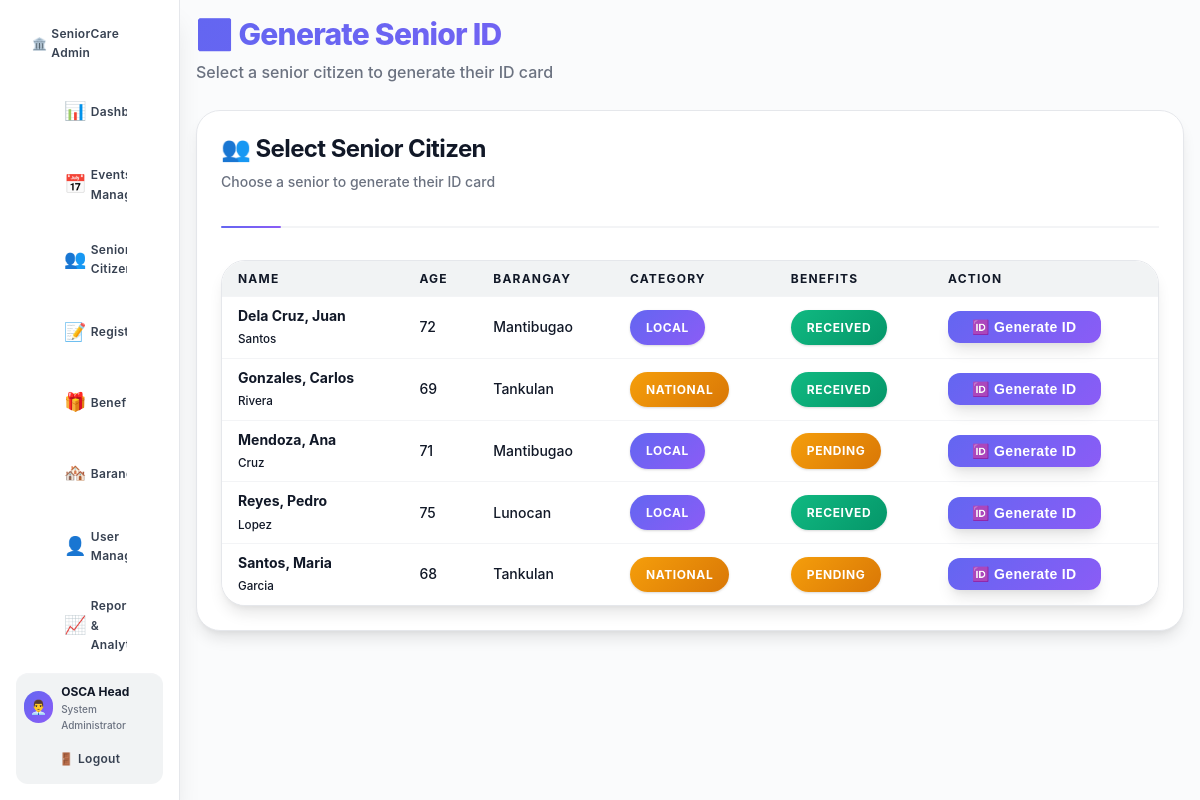
Page /public/admin/senior_id.php (signed in) on the committed database.
### tables this page shows
CREATE TABLE `seniors` (
  `id` int(11) NOT NULL AUTO_INCREMENT,
  `first_name` varchar(100) NOT NULL,
  `middle_name` varchar(100) DEFAULT NULL,
  `last_name` varchar(100) NOT NULL,
  `age` int(11) NOT NULL,
  `date_of_birth` date DEFAULT NULL,
  `sex` enum('male','female','lgbtq') DEFAULT NULL,
  `place_of_birth` varchar(150) DEFAULT NULL,
  `civil_status` enum('single','married','widowed','divorced','separated') DEFAULT NULL,
  `educational_attainment` enum('no_formal_education','elementary','high_school','vocational','college','graduate','post_graduate') DEFAULT NULL,
  `occupation` varchar(150) DEFAULT NULL,
  `annual_income` decimal(12,2) DEFAULT NULL,
  `other_skills` text DEFAULT NULL,
  `barangay` varchar(120) NOT NULL,
  `contact` varchar(50) DEFAULT NULL,
  `benefits_received` tinyint(1) NOT NULL DEFAULT 0,
  `life_status` enum('living','deceased') NOT NULL DEFAULT 'living',
  `category` enum('local','national') NOT NULL DEFAULT 'local',
  `created_at` timestamp NOT NULL DEFAULT current_timestamp(),
  PRIMARY KEY (`id`)
);

### includes/auth.php (called while the page is built, shortened)
<?php
function current_user(): ?array {
	return $_SESSION['user'] ?? null;
}
?>

### public/admin/senior_id.php (the view, shortened to what this page needs)
<?php
require_once __DIR__ . '/../../includes/auth.php';
$pdo = get_db_connection();
$id = isset($_GET['id']) ? (int)$_GET['id'] : 0;
if (!$id) {
	$seniors = $pdo->query("SELECT * FROM seniors WHERE life_status='living' ORDER BY last_name, first_name")->fetchAll();
	?>
	<!doctype html>
	<html lang="en">
	<head>
		<link rel="stylesheet" href="<?= BASE_URL ?>/assets/styles.css">
	</head>
	<body>
		<?php include __DIR__ . '/../partials/sidebar_admin.php'; ?>
		<main class="content">
			<div class="page-header">
				<h1>🆔 Generate Senior ID</h1>
				<p>Select a senior citizen to generate their ID card</p>
			</div>
			<div class="card">
				<div class="card-header">
					<h2>👥 Select Senior Citizen</h2>
					<p>Choose a senior to generate their ID card</p>
				</div>
				<div class="table-container">
					<table>
						<thead>
							<tr>
								<th>Name</th>
								<th>Age</th>
								<th>Barangay</th>
								<th>Category</th>
								<th>Benefits</th>
								<th>Action</th>
							</tr>
						</thead>
						<tbody>
							<?php foreach ($seniors as $s): ?>
								<tr>
									<td>
										<strong><?= htmlspecialchars($s['last_name'] . ', ' . $s['first_name']) ?></strong>
										<?php if ($s['middle_name']): ?>
											<br><small><?= htmlspecialchars($s['middle_name']) ?></small>
										<?php endif; ?>
									</td>
									<td><?= (int)$s['age'] ?></td>
									<td><?= htmlspecialchars($s['barangay']) ?></td>
									<td>
										<span class="badge <?= $s['category'] === 'local' ? 'badge-primary' : 'badge-warning' ?>">
											<?= $s['category'] === 'local' ? 'Local' : 'National' ?>
										</span>
									</td>
									<td>
										<span class="badge <?= $s['benefits_received'] ? 'badge-success' : 'badge-warning' ?>">
											<?= $s['benefits_received'] ? 'Received' : 'Pending' ?>
										</span>
									</td>
									<td>
										<a href="<?= BASE_URL ?>/admin/senior_id.php?id=<?= (int)$s['id'] ?>" target="_blank" style="text-decoration:none">
											<button class="small">🆔 Generate ID</button>
										</a>
									</td>
								</tr>
							<?php endforeach; ?>
						</tbody>
					</table>
				</div>
			</div>
		</main>
	</body>
	</html>
	<?php
	exit;
}
?>

### public/partials/sidebar_admin.php
<?php
$user = current_user();
$current_page = basename($_SERVER['PHP_SELF']);
?>
<aside class="sidebar">
	<div class="sidebar-header">
		<a href="<?= BASE_URL ?>/admin/dashboard.php" class="sidebar-brand">
			<div class="sidebar-logo">🏛️</div>
			<div class="sidebar-title">SeniorCare Admin</div>
		</a>
	</div>
	<nav class="sidebar-nav">
		<div class="nav-item">
			<a href="<?= BASE_URL ?>/admin/dashboard.php" class="nav-link <?= $current_page === 'dashboard.php' ? 'active' : '' ?>">
				<span class="nav-icon">📊</span>
				<span>Dashboard</span>
			</a>
		</div>
		<div class="nav-item">
			<a href="<?= BASE_URL ?>/admin/events.php" class="nav-link <?= $current_page === 'events.php' ? 'active' : '' ?>">
				<span class="nav-icon">📅</span>
				<span>Events Management</span>
			</a>
		</div>
		<div class="nav-item">
			<a href="<?= BASE_URL ?>/admin/seniors.php" class="nav-link <?= $current_page === 'seniors.php' ? 'active' : '' ?>">
				<span class="nav-icon">👥</span>
				<span>Senior Citizens</span>
			</a>
		</div>
		<div class="nav-item">
			<a href="#" class="nav-link" onclick="openAddModal()">
				<span class="nav-icon">📝</span>
				<span>Registration</span>
			</a>
		</div>
		<div class="nav-item">
			<a href="<?= BASE_URL ?>/admin/benefits.php" class="nav-link <?= $current_page === 'benefits.php' ? 'active' : '' ?>">
				<span class="nav-icon">🎁</span>
				<span>Benefits</span>
			</a>
		</div>
		<div class="nav-item">
			<a href="<?= BASE_URL ?>/admin/barangays.php" class="nav-link <?= $current_page === 'barangays.php' ? 'active' : '' ?>">
				<span class="nav-icon">🏘️</span>
				<span>Barangays</span>
			</a>
		</div>
		<div class="nav-item">
			<a href="<?= BASE_URL ?>/admin/users.php" class="nav-link <?= $current_page === 'users.php' ? 'active' : '' ?>">
				<span class="nav-icon">👤</span>
				<span>User Management</span>
			</a>
		</div>
		<div class="nav-item">
			<a href="<?= BASE_URL ?>/admin/reports.php" class="nav-link <?= $current_page === 'reports.php' ? 'active' : '' ?>">
				<span class="nav-icon">📈</span>
				<span>Reports & Analytics</span>
			</a>
		</div>
	</nav>
	<div class="user">
		<div class="user-info">
			<div class="user-avatar">👨‍💼</div>
			<div class="user-details">
				<span class="user-name"><?= htmlspecialchars($user['name']) ?></span>
				<span class="user-role">System Administrator</span>
			</div>
		</div>
		<div class="user-actions">
			<a class="logout" href="<?= BASE_URL ?>/logout.php">
				<span>🚪</span>
				<span>Logout</span>
			</a>
		</div>
	</div>
</aside>

### rows in the picture
seniors: last_name+first_name "Dela Cruz, Juan", middle_name "Santos", age "72", barangay "Mantibugao", category "LOCAL", benefits_received "RECEIVED"
seniors: last_name+first_name "Gonzales, Carlos", middle_name "Rivera", age "69", barangay "Tankulan", category "NATIONAL", benefits_received "RECEIVED"
seniors: last_name+first_name "Mendoza, Ana", middle_name "Cruz", age "71", barangay "Mantibugao", category "LOCAL", benefits_received "PENDING"
seniors: last_name+first_name "Reyes, Pedro", middle_name "Lopez", age "75", barangay "Lunocan", category "LOCAL", benefits_received "RECEIVED"
seniors: last_name+first_name "Santos, Maria", middle_name "Garcia", age "68", barangay "Tankulan", category "NATIONAL", benefits_received "PENDING"

### other values in the picture
$user['name'] "OSCA Head"
